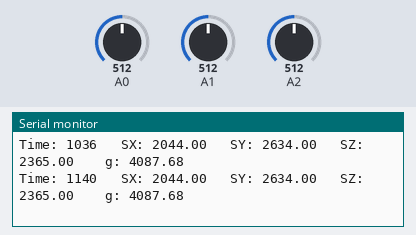
The sketch below on a simulated Arduino Nano, built with avr-gcc and run on an emulated ATmega328P. On the bench: the last lines printed to the serial monitor. The test bench sets the inputs (shaded band); at power-on: A0 = 512, A1 = 512, A2 = 512.

Above: at 1.2 s.
1.3 s: A0 set to 434
At 1.35 s:
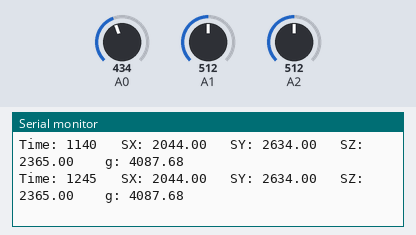
4.3 s: A0 set to 413
At 4.38 s:
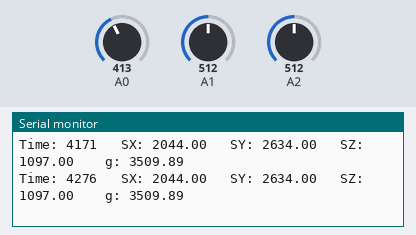
7.3 s: A0 set to 269
At 7.4 s:
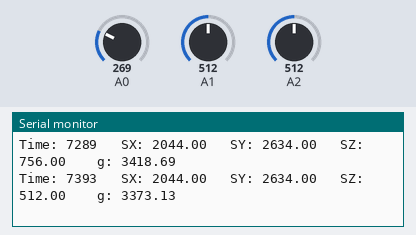
8.8 s: A0 set to 252
At 8.86 s:
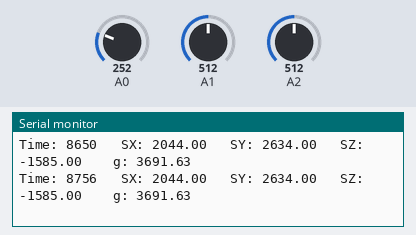
13.3 s: A1 set to 314
At 13.33 s:
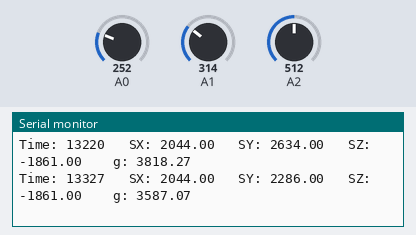
16.3 s: A1 set to 292
At 16.31 s:
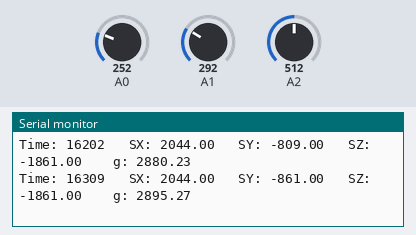
Timing chart, 0 to 19.3 s (numbered marks = the images above; inputs shaded):
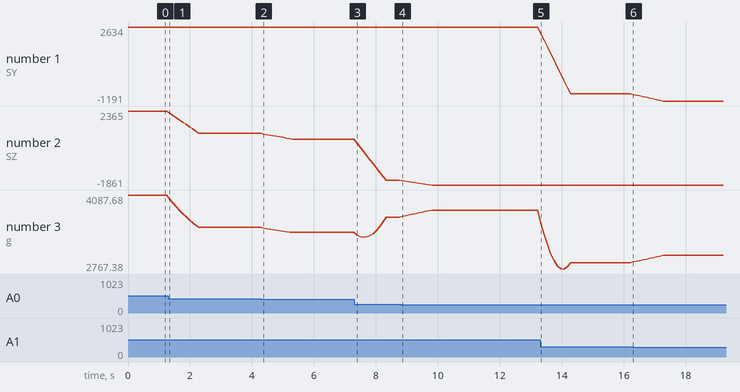

The sketch:

accelerometerNoSD.ino
```cpp
/*
/
/  Specifically for an arduino that operates at 5V logic levels, like the nano.
*/


#include <SPI.h>                        // library required for serial communication
#include <SD.h>                         // library required for microSD activities
#include <CircularBuffer.h>             // Easy Circular Arrays for moving averages


int scale = 1000;                       // Accelerometer range 3000 milli-g
int rate = 10;                          // How many samples per second to take (Hz)
CircularBuffer<int, 10> rawX, rawY, rawZ;   // Running buffers for raw accel readings
float SX, SY, SZ;                       // Scaled values for each axis
unsigned long time0 = 0;                // Initial time
unsigned long timeX = 0;                // Running time


void setup() {
  Serial.begin(9600);                   // Open serial communications and wait for port to open:
  while (!Serial){}                     // wait for serial port to connect.

  time0 = millis();
}


void loop()  {
  rawX.push(analogRead(A2));             // Add current values of each axis to the buffer
  rawY.push(analogRead(A1));             // Converts input voltage from 0V-MaxV to int 0-1023
  rawZ.push(analogRead(A0));             //   but accelerometer only outputs 0-3.3V

  SX = map(averageBuff(rawX), 308, 442, -scale, scale);
  SY = map(averageBuff(rawY), 303, 418, -scale, scale);
  SZ = map(averageBuff(rawZ), 305, 428, -scale, scale);

  timeX = millis();

  // Print out accelerometer readings
  Serial.print("Time: ");Serial.print(timeX-time0);Serial.print(" ");
  Serial.print("  SX: ");Serial.print(SX);Serial.print(" ");
  Serial.print("  SY: ");Serial.print(SY);Serial.print(" ");
  Serial.print("  SZ: ");Serial.print(SZ);Serial.print(" ");
  Serial.print("   g: ");Serial.println(sqrt(SX*SX+SY*SY+SZ*SZ));


  delay(1000/rate);
}


// Get the average value of a circular buffer
float averageBuff(CircularBuffer<int, 10> &myBuffer) {
  float len = myBuffer.size();
  float sum = 0;
  float avg;

  for (byte ii=0; ii<len; ii++) {
    sum += myBuffer[ii];
  }
  avg = sum / len;

  return avg;
}
```

Measured:
- after the input at 7.3 s, the serial monitor: prints a new line after 0.09 s (image 3)
- after the input at 13.3 s, the serial monitor: prints a new line at once (image 5)
- after the input at 16.3 s, the serial monitor: prints a new line at once (image 6)
- plotted number 1: 2634 → -809 after the input at 13.3 s, -809 → -1191 after the input at 16.3 s
- plotted number 2: 2365 → 1097 after the input at 1.3 s, 1097 → 756 after the input at 4.3 s, 756 → -1585 after the input at 7.3 s, -1585 → -1861 after the input at 8.8 s
- plotted number 3: 4087.68 → 3509.89 after the input at 1.3 s, 3509.89 → 3418.69 after the input at 4.3 s, 3418.69 → 3691.63 after the input at 7.3 s, 3691.63 → 3818.27 after the input at 8.8 s, 3818.27 → 2880.23 after the input at 13.3 s
